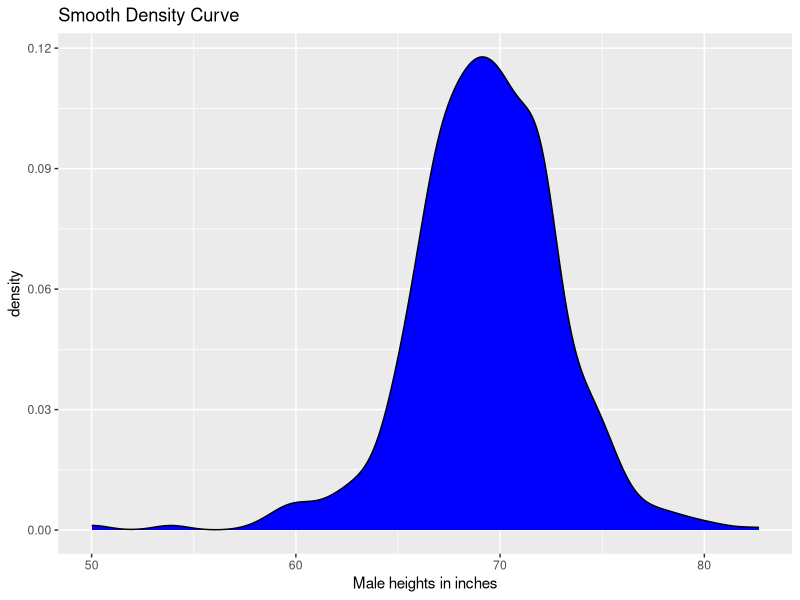

Here is the R script that generated this plot:
library(dplyr)
library(dslabs)
library(ggplot2)

p <- heights %>% 
  filter(sex=="Male") %>%
  ggplot(aes(x = height))
p + geom_density(fill="blue") +
  xlab("Male heights in inches") +
  ggtitle("Smooth Density Curve")
